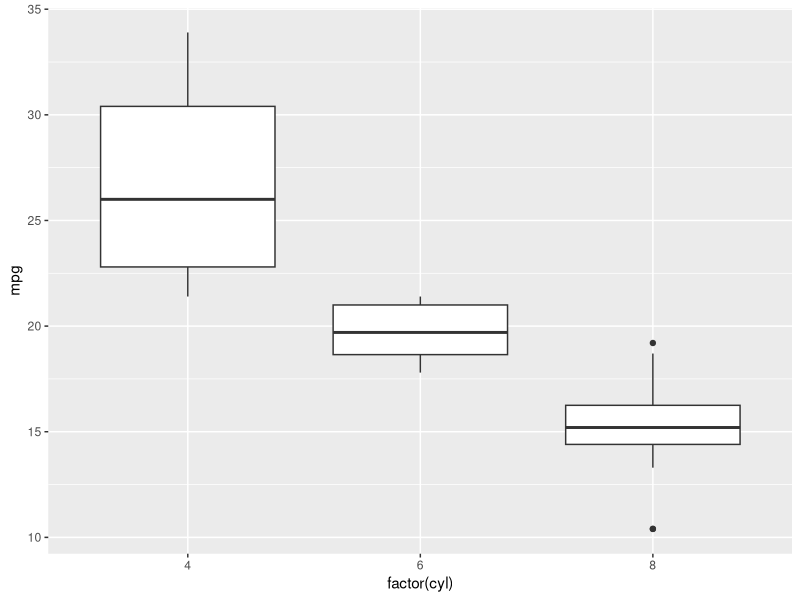
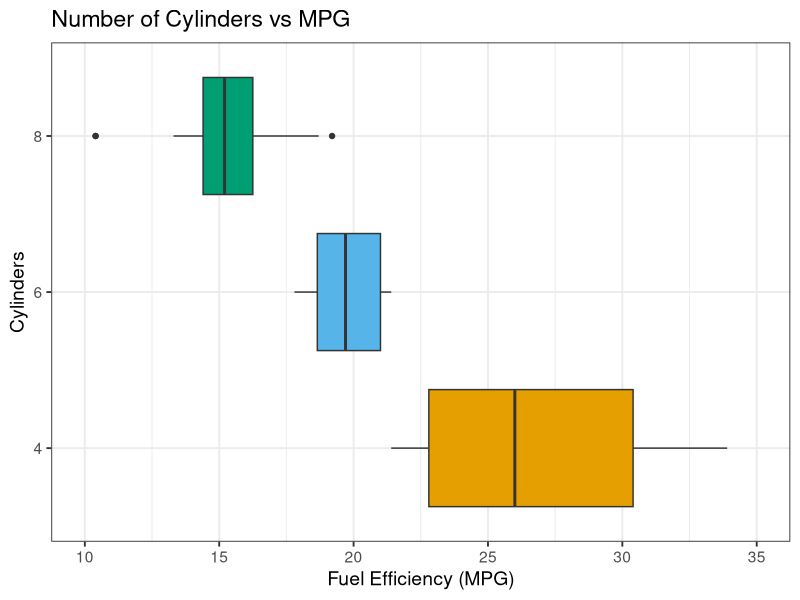

Source code (R) for these figures, in order:
## ---- chunk 1
#| message: false
#| warning: false
library(tidyverse)
## ---- chunk 2
ggplot(mtcars, aes(x = factor(cyl), y = mpg)) +
  geom_boxplot()
## ---- chunk 3
ggplot(mtcars, aes(x = mpg, y = factor(cyl), fill = factor(cyl))) +
  geom_boxplot() +
  scale_fill_manual(values = unname(palette.colors(palette = "Okabe-Ito"))[2:4]) +
  scale_x_continuous(breaks = seq(10, 35, 5)) +
  coord_cartesian(xlim = c(10, 35)) +
  labs(title = "Number of Cylinders vs MPG",
       y = "Cylinders",
       x = "Fuel Efficiency (MPG)") +
  guides(fill = "none") +
  theme_bw(base_size = 14)
